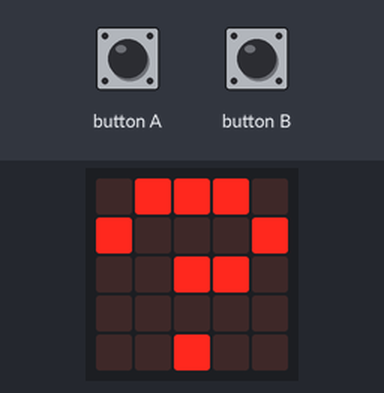
Simulated run of this program. Board: BBC micro:bit (MakeCode). Parts: the board's 5×5 LED display. Inputs (shaded band) come from the test bench. Random numbers come from a fixed seed.

Above: at 6.1 s.
6.2 s: button A pressed for 0.15 s
At 6.8 s:
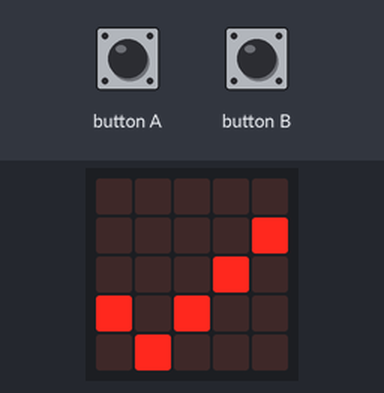
At 8.2 s:
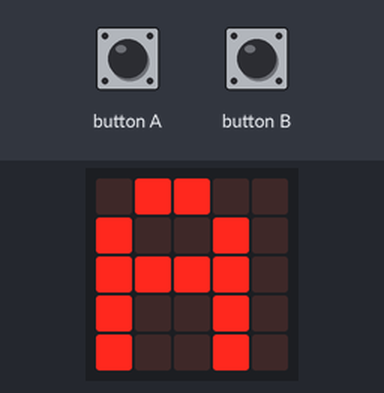
8.4 s: button B pressed for 0.15 s
At 13.5 s:
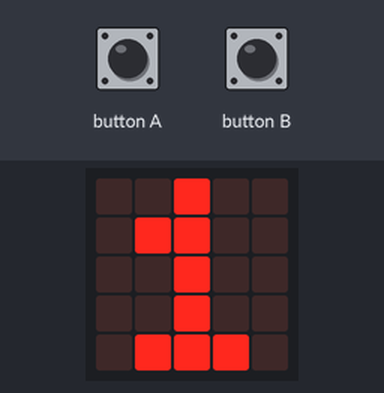
Timing chart, 0 to 15.0 s (numbered marks = the images above; inputs shaded):
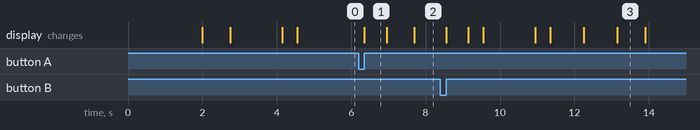

The program:

main.ts
```typescript
function Nivel (num: number) {
    basic.showNumber(num)
    for (let index = 0; index < num; index++) {
        if (lista[Indice - 1] == 0) {
            lista.push(0)
            basic.showLeds(`
                . # # . .
                # . . # .
                # # # # .
                # . . # .
                # . . # .
                `)
        } else {
            lista.push(1)
            basic.showLeds(`
                # # # . .
                # . . # .
                # # # # .
                # . . # .
                # # # . .
                `)
        }
        basic.pause(1000)
        basic.showLeds(`
            . . . . .
            . . . . .
            . . . . .
            . . . . .
            . . . . .
            `)
        Indice += 1
    }
    Indice = 1
    basic.showLeds(`
        . # # # .
        # . . . #
        . . # # .
        . . . . .
        . . # . .
        `)
    return 0
}
input.onButtonPressed(Button.A, function () {
    if (lista[Indice - 1] == 0) {
        basic.showIcon(IconNames.Yes)
        if (Indice == IndiceNivel) {
            Indice = 1
            IndiceNivel += 1
            Nivel(IndiceNivel)
        } else {
            Indice += 1
        }
    } else {
        basic.showIcon(IconNames.Sad)
        basic.pause(2000)
        Recomeca(true)
    }
    basic.pause(500)
    basic.showLeds(`
        . . . . .
        . . . . .
        . . . . .
        . . . . .
        . . . . .
        `)
    if (IndiceNivel >= 11) {
        basic.showIcon(IconNames.Happy)
    }
})
function Recomeca (booleano: boolean) {
    Indice = 1
    lista = []
    IndiceNivel = 1
    Matriz(true)
    Nivel(IndiceNivel)
    return 0
}
input.onButtonPressed(Button.B, function () {
    if (lista[Indice - 1] == 1) {
        basic.showIcon(IconNames.Yes)
        if (Indice == IndiceNivel) {
            Indice = 1
            IndiceNivel += 1
            Nivel(IndiceNivel)
        } else {
            Indice += 1
        }
    } else {
        basic.showIcon(IconNames.Sad)
        basic.pause(2000)
        Recomeca(true)
    }
    basic.pause(500)
    basic.showLeds(`
        . . . . .
        . . . . .
        . . . . .
        . . . . .
        . . . . .
        `)
    if (IndiceNivel >= 11) {
        basic.showIcon(IconNames.Happy)
    }
})
function Matriz (booleano: boolean) {
    basic.pause(2000)
    for (let index = 0; index < 11; index++) {
        lista.push(randint(0, 1))
    }
    return 0
}
let lista: number[] = []
let IndiceNivel = 0
let Indice = 0
Indice = 1
IndiceNivel = 1
lista = []
Matriz(true)
Nivel(IndiceNivel)
```

test.ts
```typescript
// testes vão aqui; isto não será compilado quando este pacote for usado como uma extensão.
```

Measured:
- after the input at 6.2 s, the display: changes after 0.15 s (image 1)
- what the display in image 1 shows lasts 0.6 s, from 6.4 s to 7.0 s
